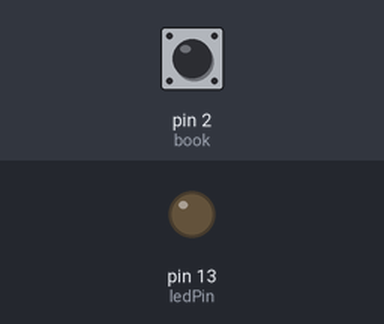
This sketch was run on a simulated Arduino Uno, built with avr-gcc and run on an emulated ATmega328P. Shown: output pins drawn as LEDs (lit = HIGH). The inputs (shaded band) are chosen by the test bench; at power-on: pin 2 (book) HIGH.

Above: at 1.2 s.
1.3 s: pin 2 (book) pulled LOW for 0.15 s
At 1.37 s:
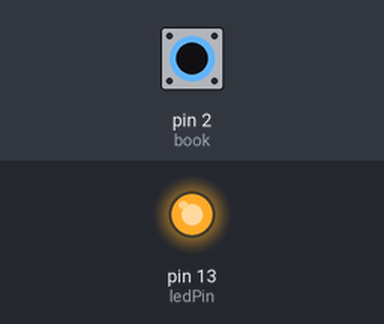
2.9 s: pin 2 (book) pulled LOW for 3.2 s
At 7.2 s:
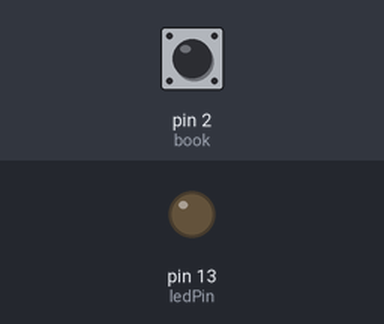
Timing chart, 0 to 8.7 s (numbered marks = the images above; inputs shaded):
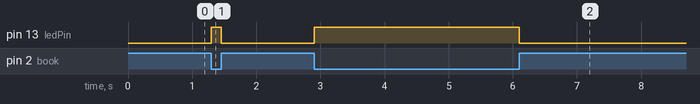

The sketch:

UnusualSwitchAssignment_IntroToIM.ino
```cpp
int book = 2;
int ledPin = 13;

void setup() {
  pinMode(book, INPUT_PULLUP);
  pinMode(ledPin, OUTPUT);
}

void loop() {
  int state = digitalRead(book);

  if (state == LOW) {
    digitalWrite(ledPin, HIGH);
  } else {
    digitalWrite(ledPin, LOW);
  }
  // digitalWrite(ledPin, HIGH);
}
```

Measured:
- after the input at 1.3 s, pin 13 (ledPin): LOW → HIGH at once, → LOW 0.15 s later
- after the input at 2.9 s, pin 13 (ledPin): LOW → HIGH at once, → LOW 3.2 s later
